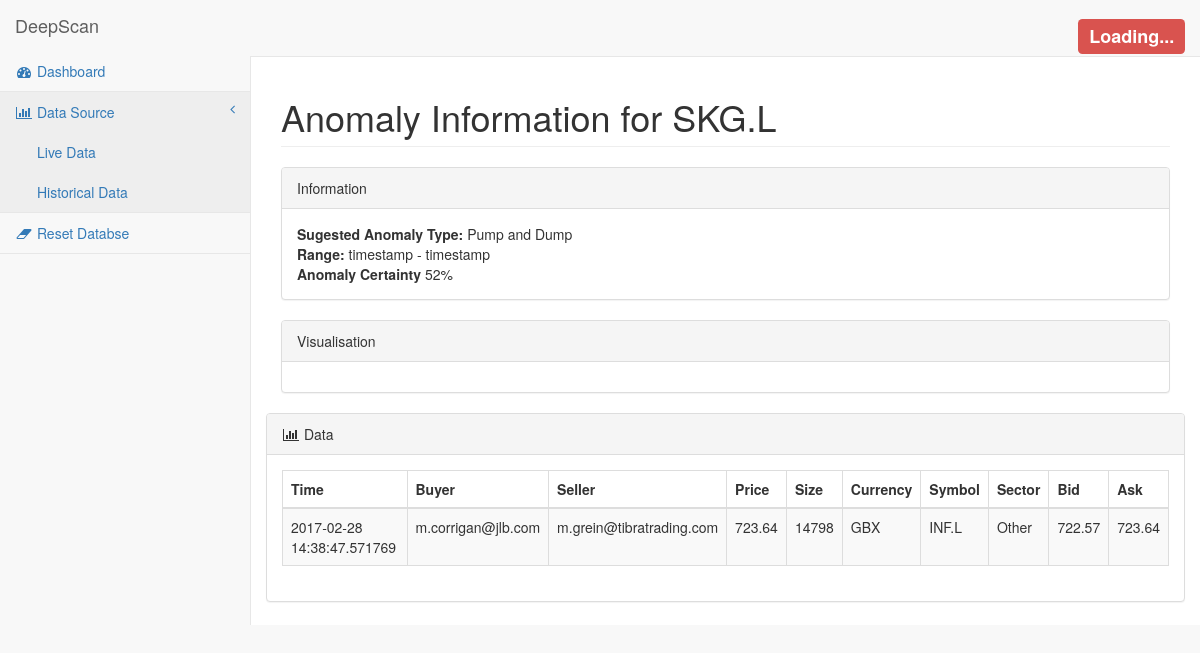
The page /stock/SKG.L/anomaly/1 on the database its author committed.
### tables this page shows
CREATE TABLE trans_live (
	id integer primary key,
	time varchar(30),
	buyer varchar(50),
	seller varchar(50),
	price float,
	volume integer,
	currency varchar(10),
	symbol varchar(10),
	sector varchar(30),
	bidPrice float,
	askPrice float
);

### app/views.py (the view)
@app.route('/stock', methods=['GET', 'POST'])
@app.route('/stock/<symbol>/anomaly/<id>', methods=['GET', 'POST'])
def anomaly(symbol, id):
    db = database.Database()
    anomaly = db.getAnomalyById(id)
    baseTrade = anomaly.trade
    trades = db.getTradesForDrillDown(baseTrade.symbol, id)
    db.close() # Close quickly to prevent any issues
    pagename = "Anomaly Information for " + symbol
    anomalyType = "Pump and Dump"
    anomalyStartTimestamp = "timestamp"
    anomalyEndTimestamp = "timestamp"
    certantyPercentage = "52"
    time = baseTrade.time
    buyer = baseTrade.buyer
    seller = baseTrade.seller
    price = baseTrade.price
    size = baseTrade.size
    currency = baseTrade.currency
    symbol = baseTrade.symbol
    sector = baseTrade.sector
    bid = baseTrade.bidPrice
    ask = baseTrade.askPrice
    return render_template('anomaly.html', **locals())

### app/database.py (called while the page is built)
    def query(self, query, params):
        return self.c.execute(query, params)

    def close(self):
        self.conn.close()

    def getAnomalyById(self, id):
        table1 = "anomalies_live"
        table2 = "trans_live"
        if(self.state != 1):
            table1 = "anomalies_static"
            tabel2 = "trans_static"
        query = "SELECT * FROM " + table1 + " WHERE id=?"
        params = [id]
        result = self.query(query, params)
        row = result.fetchone()  # Only one result per id
        query = "SELECT time,buyer,seller,price,volume,currency,symbol,sector,bidPrice,askPrice FROM " + \
            table2 + " WHERE id=?"
        params = [row[1]]
        data = self.query(query, params)
        t = data.fetchone()
        trade = mtrade.to_TradeData(t)
        return mtrade.Anomaly(row[0], trade, row[2])

### app/mtrade.py (called while the page is built)
def to_TradeData(s):
	return TradeData(s[0],s[1],s[2],s[3],s[4],s[5], s[6],s[7],s[8],s[9])

### app/templates/anomaly.html (shortened to what this page needs)
{% extends "layout.html" %}
{% block body %}
<div class="row">
  <div class="col-md-12">
    <div class="panel panel-default">
      <div class="panel-heading"> Information</div>
      <div class="panel-body">
        <strong>Sugested Anomaly Type:</strong> {{ anomalyType }}<br />
        <strong>Range:</strong> {{ anomalyStartTimestamp }} - {{ anomalyEndTimestamp }} <br />
        <strong>Anomaly Certainty</strong> {{ certantyPercentage }}% <br />
      </div>
    </div>
  </div>
    <div class="col-md-12">
      <div class="panel panel-default">
        <div class="panel-heading">Visualisation</div>
        <div class="panel-body">
        </div>
      </div>
    </div>
<div class="row">
  <div class="col-lg-12">
    <div class="panel panel-default">
      <div class="panel-heading">
        <i class="fa fa-bar-chart-o fa-fw"></i> Data
      </div>
      <div class="panel-body">
        <div class="row">
          <div class="col-lg-12">
            <div class="table-responsive">
              <table class="table table-bordered table-hover table-striped">
                <thead>
                  <tr>
                    <th>Time</th>
                    <th>Buyer</th>
                    <th>Seller</th>
                    <th>Price</th>
                    <th>Size</th>
                    <th>Currency</th>
                    <th>Symbol</th>
                    <th>Sector</th>
                    <th>Bid</th>
                    <th>Ask</th>
                  </tr>
                </thead>
                <tbody>
                  <tr>
                    <td>{{ time }}</td>
                    <td>{{ buyer }}</td>
                    <td>{{ seller}}</td>
                    <td>{{ price }}</td>
                    <td>{{ size}}</td>
                    <td>{{ currency }}</td>
                    <td>{{ symbol }}</td>
                    <td>{{ sector }}</td>
                    <td>{{ bid }}</td>
                    <td>{{ ask }}</td>
                  </tr>
                </tbody>
              </table>
            </div>
          </div>
        </div>
      </div>
    </div>
  </div>
</div>
{% endblock %}

### app/templates/layout.html (shortened to what this page needs)
<!DOCTYPE html>
<html lang="en">
<head>
  <link href="{{ url_for('static', filename='css/bootstrap.min.css') }}" rel="stylesheet">
  <link href="{{ url_for('static', filename='metisMenu/metisMenu.min.css') }}" rel="stylesheet">
  <link href="{{ url_for('static', filename='css/sb-admin-2.css') }}" rel="stylesheet">
  <link href="{{ url_for('static', filename='font-awesome/css/font-awesome.min.css') }}" rel="stylesheet" type="text/css">
</head>
<body>
  <div id="wrapper">
    <nav class="navbar navbar-default navbar-static-top" role="navigation" style="margin-bottom: 0">
      <div class="navbar-header">
        <a class="navbar-brand" href="{{ url_for('index') }}">DeepScan</a>
      </div>
      <ul class="nav navbar-top-links navbar-right">
        <li class="">
          <h3><span class="label label-danger" id="live">Loading...</span></h3>
        </li>
      </ul>
      <div class="navbar-default sidebar" role="navigation">
        <div class="sidebar-nav navbar-collapse">
          <ul class="nav" id="side-menu">
            <li>
              <a href="{{ url_for('index') }}"><i class="fa fa-dashboard fa-fw"></i> Dashboard</a>
            </li>
            <li>
              <a href=""><i class="fa fa-bar-chart-o fa-fw"></i> Data Source<span class="fa arrow"></span></a>
              <ul class="nav nav-second-level">
                <li>
                  <a href="" id="btn-live">Live Data</a>
                </li>
                <li>
                  <a href="" id="btn-historical">Historical Data</a><input type="file" id="data_file" name="file" style="display: none;"/>
                </li>
              </ul>
            </li>
			<li>
				<a href="/reset"><i class="fa fa-eraser fa-fw"></i> Reset Databse</a>
			</li>
          </ul>
        </div>
      </div>
    </nav>
    <div id="page-wrapper">
      <div class="row">
        <div class="col-lg-12">
          <h1 class="page-header">{{ pagename }}</h1>
        </div>
      </div>
      {% block body %}{% endblock %}
    </div>
  </div>
</body>
</html>

### app/static/css/sb-admin-2.css (style rules this page uses)
body { background-color: #f8f8f8; }
#wrapper { width: 100%; }
#page-wrapper { padding: 0 15px; min-height: 568px; background-color: white; }
@media (min-width: 768px) { #page-wrapper { position: inherit; margin: 0 0 0 250px; padding: 0 30px; border-left: 1px solid #e7e7e7; } }
.navbar-top-links { margin-right: 0; }
.navbar-top-links li { display: inline-block; }
.navbar-top-links li:last-child { margin-right: 15px; }
.sidebar .sidebar-nav.navbar-collapse { padding-left: 0; padding-right: 0; }
.sidebar ul li { border-bottom: 1px solid #e7e7e7; }
.sidebar ul li a.active { background-color: #eeeeee; }
.sidebar .arrow { float: right; }
.sidebar .fa.arrow:before { content: "\f104"; }
.sidebar .nav-second-level li, .sidebar .nav-third-level li { border-bottom: none !important; }
.sidebar .nav-second-level li a { padding-left: 37px; }
@media (min-width: 768px) { .sidebar { z-index: 1; position: absolute; width: 250px; margin-top: 51px; } }

### rows shown on the page
trans_live: time "2017-02-28 14:38:47.571769", buyer "m.corrigan@jlb.com", seller "m.grein@tibratrading.com", price "723.64", volume "14798", currency "GBX", symbol "INF.L", sector "Other", bidPrice "722.57", askPrice "723.64"

### other values the page prints
{{ pagename }} "Anomaly Information for SKG.L"
{{ anomalyType }} "Pump and Dump"
{{ anomalyStartTimestamp }} "timestamp"
{{ anomalyEndTimestamp }} "timestamp"
{{ certantyPercentage }} "52"
